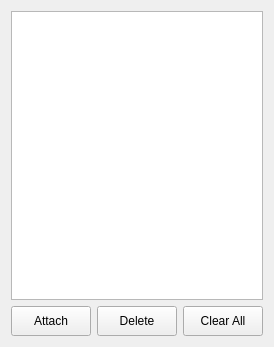
<?xml version="1.0" encoding="UTF-8"?>
<ui version="4.0">
 <class>Form</class>
 <widget class="QWidget" name="Form">
  <property name="geometry">
   <rect>
    <x>0</x>
    <y>0</y>
    <width>265</width>
    <height>347</height>
   </rect>
  </property>
  <property name="sizePolicy">
   <sizepolicy hsizetype="Preferred" vsizetype="Preferred">
    <horstretch>0</horstretch>
    <verstretch>0</verstretch>
   </sizepolicy>
  </property>
  <property name="windowTitle">
   <string>Form</string>
  </property>
  <layout class="QGridLayout" name="gridLayout">
   <item row="0" column="0">
    <widget class="QListWidget" name="lst_assetList">
     <property name="layoutMode">
      <enum>QListView::Batched</enum>
     </property>
     <property name="spacing">
      <number>1</number>
     </property>
     <property name="viewMode">
      <enum>QListView::ListMode</enum>
     </property>
    </widget>
   </item>
   <item row="1" column="0">
    <layout class="QHBoxLayout" name="horizontalLayout">
     <item>
      <widget class="QPushButton" name="btn_addCam">
       <property name="minimumSize">
        <size>
         <width>0</width>
         <height>30</height>
        </size>
       </property>
       <property name="text">
        <string>Attach</string>
       </property>
      </widget>
     </item>
     <item>
      <widget class="QPushButton" name="btn_deleteCam">
       <property name="minimumSize">
        <size>
         <width>0</width>
         <height>30</height>
        </size>
       </property>
       <property name="text">
        <string>Delete</string>
       </property>
      </widget>
     </item>
     <item>
      <widget class="QPushButton" name="btn_clearCam">
       <property name="sizePolicy">
        <sizepolicy hsizetype="Minimum" vsizetype="Fixed">
         <horstretch>0</horstretch>
         <verstretch>0</verstretch>
        </sizepolicy>
       </property>
       <property name="minimumSize">
        <size>
         <width>0</width>
         <height>30</height>
        </size>
       </property>
       <property name="text">
        <string>Clear All</string>
       </property>
      </widget>
     </item>
    </layout>
   </item>
  </layout>
 </widget>
 <resources/>
 <connections/>
</ui>
